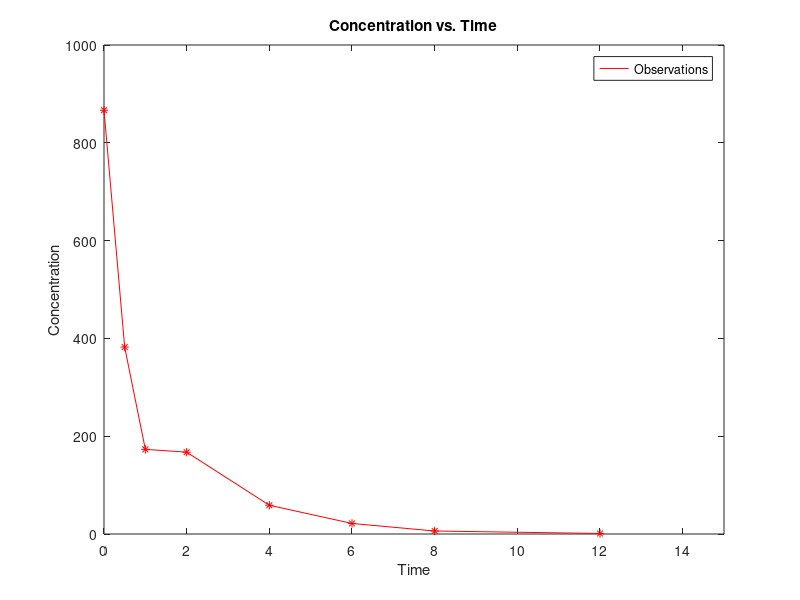

Recreate this plot in MATLAB.
%% Midterm Project Rizvi, Due Wed March 9 1400h
%% A bolus dose of 1000mg was injected IV into a subject. Plasma concentrations were recorded at specific times
% Create vectors containing time points
clear all
close all
clc

T = [0 0.5 1 2 4 6 8 12];
C_obs = [866.67 382.23 173.10 167.35 58.79 21.58 6.11 1.07];
%% Question 1 - Plot Concentration vs. Time data in linear scales
figure
plot(T,C_obs, 'r', T,C_obs,'r*')
xlim([0 15])
title('Concentration vs. Time')
xlabel('Time')
ylabel('Concentration')
legend('Observations')
%% Question 2 - Calculate C_max and t_max

[C_max, idx] = max(C_obs);%C_max is the maximum concentration that drug achieves after admin.
C_max
t_max = T(idx); %Describes the time at which C_max is observed
t_max
%% Question 3- Calculates lambda_z based on the last two observed points

%find slope (lambda_z) using last two points
x1 = 8;
x2 = 12;
y1 = 6.11;
y2 = 1.07;

lambda_z = log(y1/y2)/(x2-x1); %lambda z is slope of exponential interpolation
lambda_z
%% Question 4 - Calculate AUC using the linear trapezoidal method
%trapezoidal rule -- AUC of y=f(x)is approximated by the area of a
%trapezoid

y = C_obs; %y is C observations
x = T; %x is time points recorded
results = 0;
for i = 1:6 %the first six indexes only for non-residual AUC (no need to exptrapolate to 0 because 0 given)
    trap_rule = ((y(i+1) + y(i))*(x(i+1) - x(i)))/2;
    results(i) = trap_rule;
end

AUC = sum(results(:));

%log trapezoidal rule to compute residual AUC 
AUC_residual = y(8) / lambda_z; %8 because that is last index of column vectors T and C_obs to infinity

AUC_tot = AUC + AUC_residual;
AUC_tot
%% Question 5 -- Calculates AUMC using the linear trapezoidal method 

N = 8; %last recorded data point is at 8th index of column vectors T and C_obs
results = 0;
for i = 1:6 %the first six indexes only for non-residual AUMC (no need to exptrapolate to 0 because 0 given)
    trap_rule_m1 = ((x(i+1)*y(i+1) + x(i)*y(i)) * (x(i+1)-x(i))) / 2 ;
    results(i) = trap_rule_m1; %collect local AUCs in results vector
end
AUMC = sum(results(:)); %sum all local AUCs besides residual AUC
AUMC_residual = ((T(8)*C_obs(8))/lambda_z) + (C_obs(8) / (lambda_z)^2); %calculate residual using AUC trap rule
AUMC_tot = AUMC + AUMC_residual
%% Question 6 -- Calcuates MAT and MRT

%Since elimination was linear ....
MAT = 0;
MAT

MRT = (AUMC / AUC_tot) - MAT;
MRT


%% Question 7 -- Calculates NCA parameters: CL, V_ss, t_half, V_z
dose = 1000; %dose is 1000mg

CL = dose / AUC;
CL

V_ss = (dose * AUMC_tot) / (AUC_tot)^2;
V_ss

t_half = log(2)/lambda_z;
t_half

V_z = dose/(lambda_z*AUC_tot);
V_z




